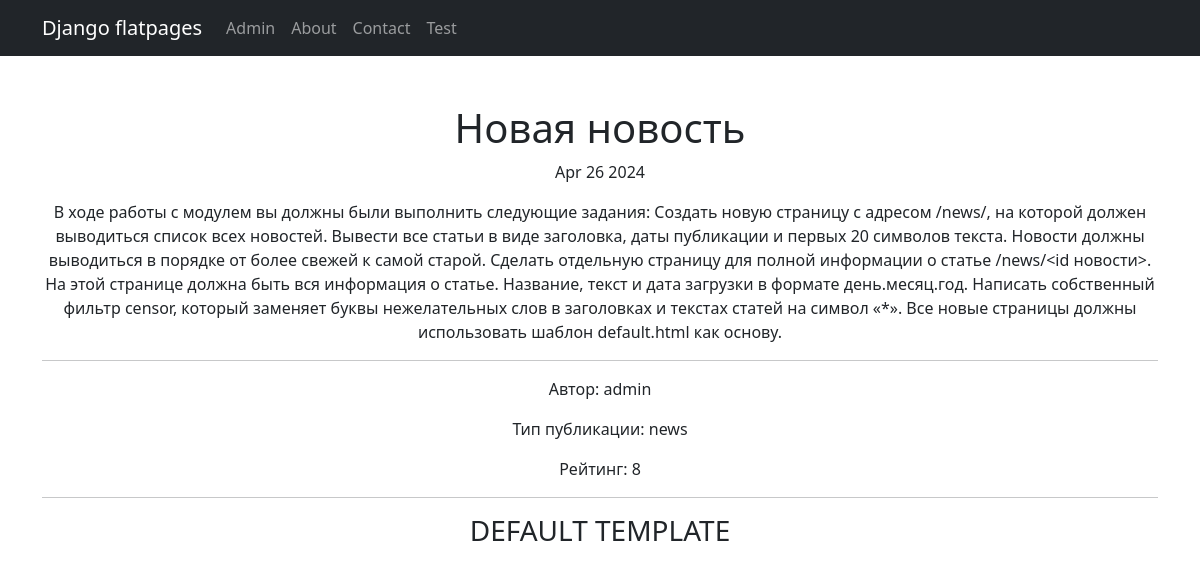
Screenshot of /news/3 with the database file from the repository.
### news/models.py (models this page shows, shortened)
class Post(models.Model):
    article = 'article'
    news = 'news'
    post_type = [
        (article, 'Статья'),
        (news, 'Новость'),
    ]
    author = models.ForeignKey(Author, on_delete=models.CASCADE)
    type = models.CharField(max_length=255, choices=post_type, default=article)
    date_add = models.DateTimeField(auto_now_add=True)
    category = models.ManyToManyField(Category, through='PostCategory')
    rating = models.IntegerField(default=0)
    title = models.CharField(max_length=255)
    text = models.TextField()

class Author(models.Model):
    user = models.OneToOneField(User, on_delete=models.CASCADE)
    rating = models.IntegerField(default=0)
    def __str__(self):
        return f'{self.user.username}'

### news/views.py (the view)
# urls.py: path('<int:pk>', PostDetail.as_view()),
class PostDetail(DetailView):
    model = Post
    template_name = 'post.html'
    context_object_name = 'post'

### news/templatetags/my_filters.py (called while the page is built)
@register.filter(name='censor')
def censor(value):
    if not isinstance(value, str):
        raise TypeError("Входной аргумент должен быть строкой")
    censored_words = ["попа", "жопа", "какашки"]
    regex_pattern = r"\b(" + "|".join(map(re.escape, censored_words)) + r")\b"
    censored_text = re.sub(regex_pattern, lambda match: match.group()[0] + '*' * (len(match.group()) - 1), value)
    return censored_text

### templates/post.html (shortened to what this page needs)
{% extends 'flatpages/default.html' %}
{% load my_filters %}
{% block content %}
<div>
    <h1>{{ post.title }}</h1>
    <p>{{ post.date_add|date:'M d Y' }}</p>
    <p>{{ post.text|censor }}</p>
    <hr>
    <p>Автор: {{ post.author }}</p>
    <p>Тип публикации: {{ post.type }}</p>
    <p>Рейтинг: {{ post.rating }}</p>
</div>
{% endblock content %}

### rows the page displays
Post: title "Новая новость", date_add "Apr 26 2024", text|censor "В ходе работы с модулем вы должны были выполнить следующие задания: Создать новую страницу с адресом /news/, на которой должен выводиться список всех новостей. Вывести все статьи в виде заголовка, даты публикации и первых 20 символов текста. Новости должны выводиться в порядке от более свежей к самой старой. Сделать отдельную страницу для полной информации о статье /news/<id новости>. На этой странице должна быть вся информация о статье. Название, текст и дата загрузки в формате день.месяц.год. Написать собственный фильтр censor, который заменяет буквы нежелательных слов в заголовках и текстах статей на символ «*». Все новые страницы должны использовать шаблон default.html как основу.", author "admin", type "news", rating "8"
